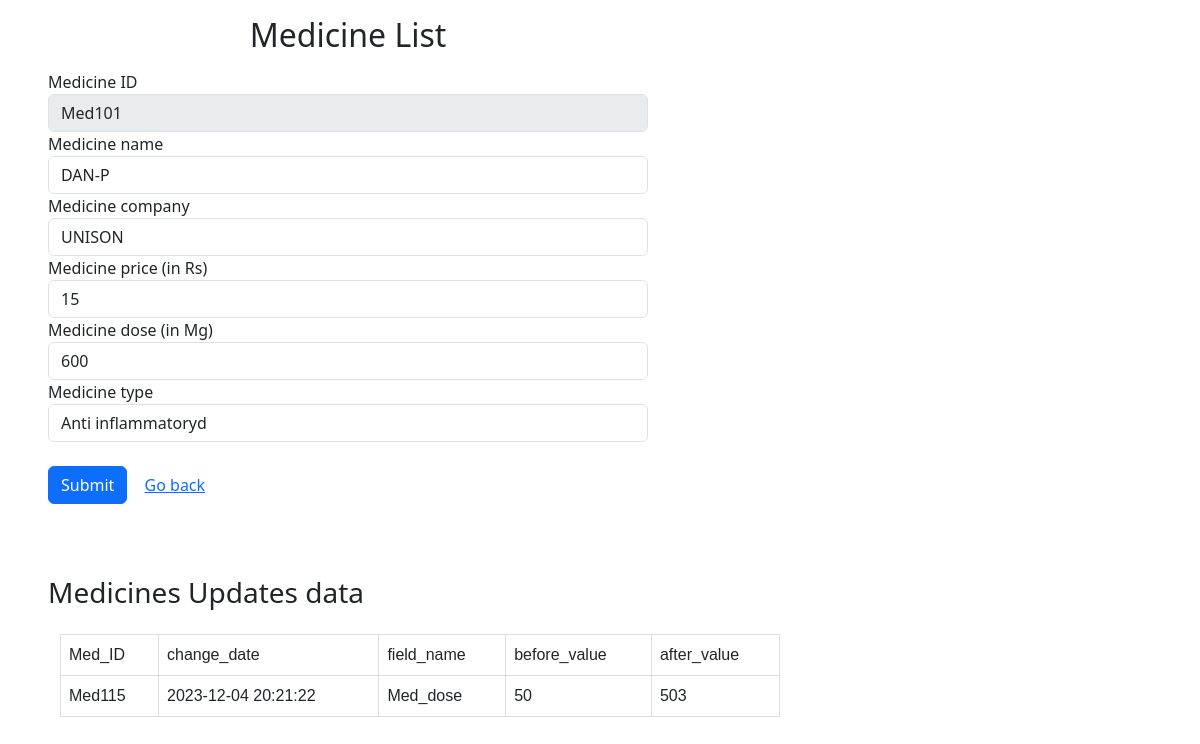
The app's page /medicines_update_process.php?id=Med101 with its own data.
### tables this page shows
CREATE TABLE `medicines` (
  `Med_ID` varchar(10) NOT NULL,
  `Med_Name` varchar(50) NOT NULL,
  `Med_company` varchar(50) DEFAULT NULL,
  `Med_price` int(11) NOT NULL,
  `Med_dose` varchar(10) NOT NULL,
  `Med_type` varchar(50) DEFAULT NULL
);

CREATE TABLE `medicines_updates` (
  `Med_ID` varchar(20) NOT NULL,
  `change_date` timestamp NOT NULL DEFAULT current_timestamp() ON UPDATE current_timestamp(),
  `field_name` varchar(50) DEFAULT NULL,
  `before_value` varchar(50) DEFAULT NULL,
  `after_value` varchar(50) DEFAULT NULL
);

### medicines_update_process.php (the view, shortened to what this page needs)
<!DOCTYPE html>
<html>
<head>
    <link href="https://cdn.jsdelivr.net/npm/bootstrap@5.3.2/dist/css/bootstrap.min.css" rel="stylesheet">
    <link rel="stylesheet" href="style.css">
</head>
<body>
    <?php
    include_once 'config.php';
    $id = isset($_GET['id']) ? $_GET['id'] : null;
    $row = null;
    if ($id !== null) {
        $result = mysqli_query($link, "SELECT * FROM medicines WHERE Med_ID='$id'");
        $row = mysqli_fetch_assoc($result);
    }
    ?>
    <div class="col-md-6 mx-5">
        <h2 class="text-center my-3">Medicine List</h2>
        <form method="post" action="medicines_update_process.php">
            <div class="form-group">
                <label for="Med_ID">Medicine ID</label>
                <input type="text" class="form-control" id="Med_ID" name="Med_ID" value="<?php echo $row["Med_ID"]; ?>" disabled>
            </div>
            <div class="form-group">
                <label for="Med_Name">Medicine name</label>
                <input type="text" class="form-control" id="Med_Name" name="Med_Name" value="<?php echo $row["Med_Name"]; ?>">
            </div>
            <div class="form-group">
                <label for="Med_company">Medicine company</label>
                <input type="text" class="form-control" id="Med_company" name="Med_company" value="<?php echo $row["Med_company"]; ?>">
            </div>
            <div class="form-group">
                <label for="Med_price">Medicine price (in Rs)</label>
                <input type="number" class="form-control" id="Med_price" name="Med_price" value="<?php echo $row["Med_price"]; ?>">
            </div>
            <div class="form-group">
                <label for="Med_dose">Medicine dose (in Mg)</label>
                <input type="number" class="form-control" id="Med_dose" name="Med_dose" value="<?php echo $row["Med_dose"]; ?>">
            </div>
            <div class="form-group">
                <label for="Med_type">Medicine type</label>
                <input type="text" class="form-control" id="Med_type" name="Med_type" value="<?php echo $row["Med_type"]; ?>">
            </div>
            <div class="form-group my-4">
                <button type="submit" class="btn btn-primary" name="save">Submit</button>
                <a class="btn btn-link ml-2" href="medicines_update.php">Go back </a>
            </div>
        </form>
    </div>
    <?php
    $result = mysqli_query($link, "SELECT * FROM medicines_updates");
    if (mysqli_num_rows($result) > 0) {
    ?>
        <div>
            <br>
            <h3 class="my-4 mx-5">Medicines Updates data</h3>
            <table style='width:60vw; margin-left:5vw;'>
                <tr>
                    <td>Med_ID</td>
                    <td>change_date</td>
                    <td>field_name</td>
                    <td>before_value</td>
                    <td>after_value</td>
                </tr>
                <?php
                while ($row = mysqli_fetch_assoc($result)) {
                ?>
                    <tr>
                        <td><?php echo $row["Med_ID"]; ?></td>
                        <td><?php echo $row["change_date"]; ?></td>
                        <td><?php echo $row["field_name"]; ?></td>
                        <td><?php echo $row["before_value"]; ?></td>
                        <td><?php echo $row["after_value"]; ?></td>
                    </tr>
                <?php
                }
                ?>
            </table>
        </div>
    <?php
    } else {
        echo '<h2 style="text-align:center;margin-top:5vw;font-family:arial">No result found</h2>';
    }
    ?>
</body>
</html>

### style.css (style rules this page uses)
* { margin: 0; padding: 0; box-sizing: border-box; }
table { font-family: arial, sans-serif; border-collapse: collapse; width: 100%; }
td, th { border: 1px solid #dddddd; text-align: left; padding: 8px; }
tr:nth-child(even) { background-color: white; }

### records on screen
medicines: Med_ID "Med101", Med_Name "DAN-P", Med_company "UNISON", Med_price "15", Med_dose "600", Med_type "Anti inflammatoryd"
medicines_updates: Med_ID "Med115", change_date "2023-12-04 20:21:22", field_name "Med_dose", before_value "50", after_value "503"
